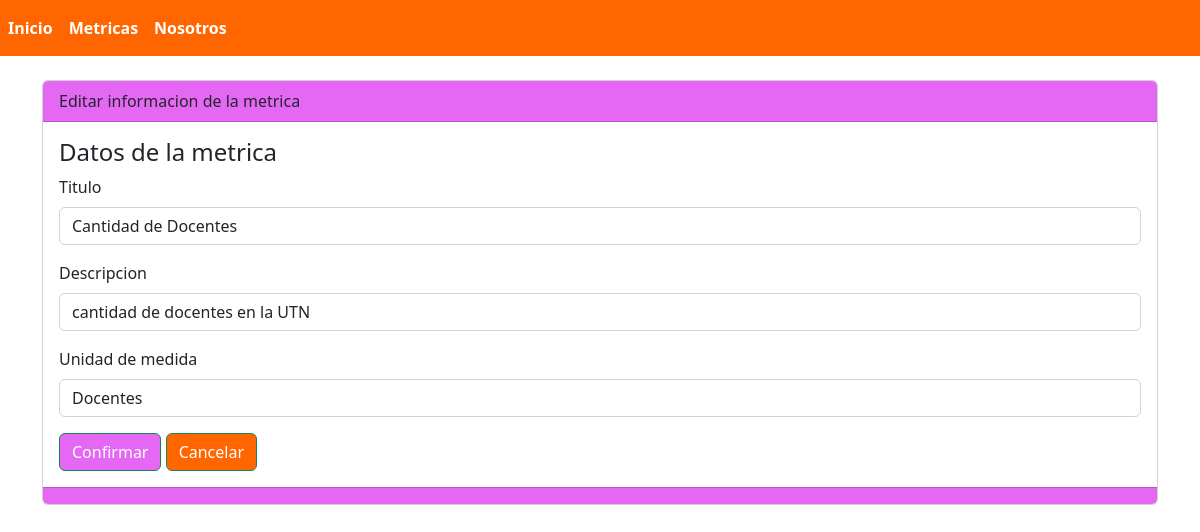
Page /metricas/editar/3 on the committed database.
### MIReApp/models.py (models this page shows, shortened)
class Metrica(models.Model):
    id = models.AutoField(primary_key=True)
    titulo = models.CharField(max_length=100, verbose_name='Titulo')
    descripcion = models.TextField(verbose_name='Descripcion', null=True)
    unidad_medida = models.CharField(max_length=100, verbose_name='Unidad de medida')

### MIReApp/views.py (the view)
# urls.py: path('metricas/editar/<int:id>', views.editar_metricas, name='editar'),
def editar_metricas(request, id):
    metrica = Metrica.objects.get(id=id)
    formulario = MetricaForm(request.POST or None, request.FILES or None, instance=metrica)
    if formulario.is_valid() and request.POST:
        formulario.save()
        return redirect('metricas')
    return render(request, 'metricas/editar.html', {'formulario': formulario})

### MIReApp/forms.py
class MetricaForm(forms.ModelForm):
    class Meta:
        model = Metrica
        fields = '__all__'

### MIReApp/templates/metricas/editar.html (shortened to what this page needs)
{% extends "base.html" %}
{% block contenido %}
<div class="card">
    <div class="card-header" style="background-color: #e468f4;">
        Editar informacion de la metrica
    </div>
    <div class="card-body">
        <h4 class="card-title">Datos de la metrica</h4>
        {%  include 'metricas/form.html' %}
    </div>
    <div class="card-footer text-muted" style="background-color: #e468f4;">
    </div>
</div>
{% endblock %}

### MIReApp/templates/metricas/form.html (shortened to what this page needs)
<form enctype="multipart/form-data" method="post">
  {% for campo in formulario %}
    <div class="mb-3">
      <label for="" class="form-label">{{ campo.label }}</label>
      <input
        type="{{ campo.field.widget.input_type }}"
        class="form-control"
        name="{{ campo.name }}"
        id=""
        aria-describedby="helpId"
        placeholder="{{ campo.label}}"
        value="{{ campo.value | default:'' }}">
    </div>
    {% endfor %}
    <input name="" id="" class="btn btn-success" style="background-color: #e468f4;" type="submit" value="Confirmar">
    <a name="" id="" class="btn btn-success" style="background-color: #f60" href="{% url 'metricas' %}" role="button">Cancelar</a>
  </form>

### MIReApp/static/css/base.css (style rules this page uses)
.fondo { height: auto; background-image: url(../../static/images/backgro.png); background-position: center; background-size: cover; }

### rows in the picture
Metrica: titulo "Cantidad de Docentes" "cantidad de docentes en la UTN" "Docentes"

### other values in the picture
{{ campo.label }} "Titulo" "Descripcion" "Unidad de medida"
